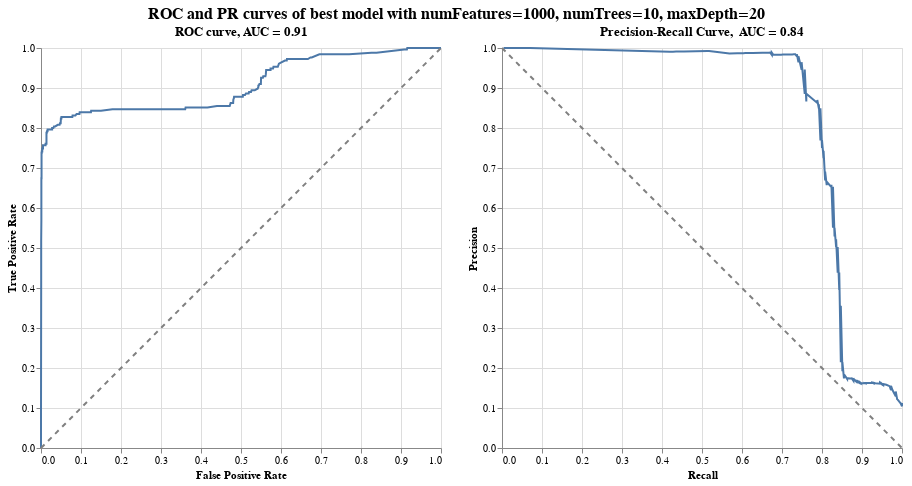

The code cell stored with this chart in its notebook:
### Code cell
evaluate_per_threshold(best_preds_df)

### Figure 1 — Vega-Lite specification as saved in the notebook (floating-point values rounded to 4 significant figures; data arrays with more than 128 entries replaced by an {"elided": "..."} marker saying what was removed)
{"config": {"view": {"continuousWidth": 300, "continuousHeight": 300}}, "hconcat": [{"layer": [{"data": {"name": "data-e8d04451d03cfb44c9e467712ff19164"}, "mark": {"type": "line"}, "encoding": {"strokeWidth": {"value": 2}, "tooltip": [{"field": "False Positive Rate", "type": "quantitative"}, {"field": "True Positive Rate", "type": "quantitative"}, {"field": "Threshold", "type": "quantitative"}, {"field": "Accuracy", "type": "quantitative"}, {"field": "F1 Score", "type": "quantitative"}], "x": {"field": "False Positive Rate", "title": "False Positive Rate", "type": "quantitative"}, "y": {"field": "True Positive Rate", "title": "True Positive Rate", "type": "quantitative"}}, "title": "ROC curve, AUC = 0.91"}, {"data": {"name": "data-42f50405073b2dbe8396db6b7dd2f6be"}, "mark": {"type": "line", "color": "gray", "strokeDash": [5, 5]}, "encoding": {"x": {"field": "x", "type": "quantitative"}, "y": {"field": "y", "type": "quantitative"}}}], "height": 400, "width": 400}, {"layer": [{"data": {"name": "data-4cc0c3feaa78ef71771e758ac53a783d"}, "mark": {"type": "line"}, "encoding": {"strokeWidth": {"value": 2}, "tooltip": [{"field": "Recall", "type": "quantitative"}, {"field": "Precision", "type": "quantitative"}, {"field": "Threshold", "type": "quantitative"}, {"field": "F1 Score", "type": "quantitative"}, {"field": "Accuracy", "type": "quantitative"}], "x": {"field": "Recall", "title": "Recall", "type": "quantitative"}, "y": {"field": "Precision", "title": "Precision", "type": "quantitative"}}, "title": "Precision-Recall Curve,  AUC = 0.84"}, {"data": {"name": "data-6f6501bcf19ef5ddfb794029ba7800cd"}, "mark": {"type": "line", "color": "gray", "strokeDash": [5, 5]}, "encoding": {"x": {"field": "x", "type": "quantitative"}, "y": {"field": "y", "type": "quantitative"}}}], "height": 400, "width": 400}], "title": {"text": "ROC and PR curves of best model with numFeatures=1000, numTrees=10, maxDepth=20", "anchor": "middle", "fontSize": 16}, "$schema": "https://vega.github.io/schema/vega-lite/v5.20.1.json", "datasets": {"data-e8d04451d03cfb44c9e467712ff19164": {"elided": "307 records"}, "data-42f50405073b2dbe8396db6b7dd2f6be": [{"x": 0, "y": 0}, {"x": 1, "y": 1}], "data-4cc0c3feaa78ef71771e758ac53a783d": {"elided": "369 records"}, "data-6f6501bcf19ef5ddfb794029ba7800cd": [{"x": 0, "y": 1}, {"x": 1, "y": 0}]}}
